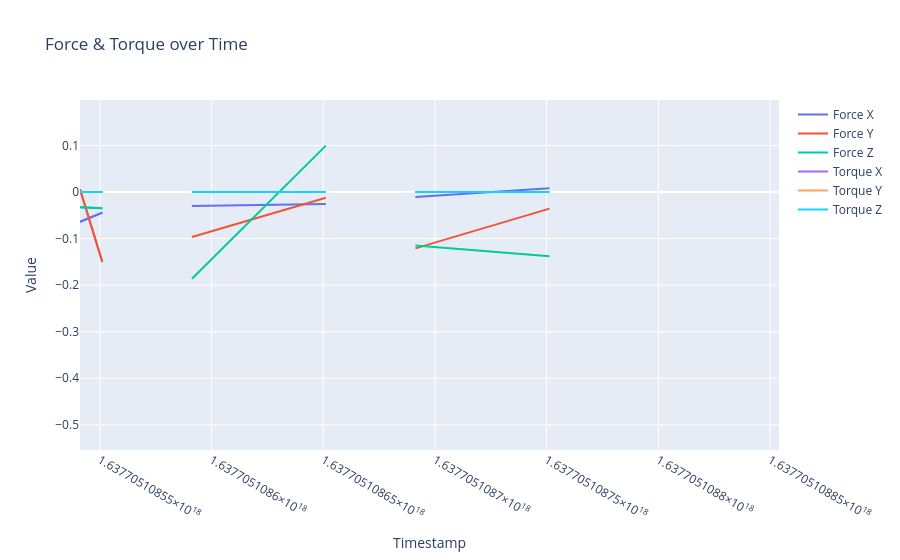

Write notebook code for a chart like this one.
### Code cell
fig = go.Figure()
for axis in ["x", "y", "z"]:
    fig.add_trace(
        go.Scatter(
            x=df_flat["timestamp_ns"], y=df_flat[f"force_{axis}"], name=f"Force {axis.upper()}"
        )
    )
for axis in ["x", "y", "z"]:
    fig.add_trace(
        go.Scatter(
            x=df_flat["timestamp_ns"], y=df_flat[f"torque_{axis}"], name=f"Torque {axis.upper()}"
        )
    )
fig.update_layout(title="Force & Torque over Time", xaxis_title="Timestamp", yaxis_title="Value")
fig.show()

### Figure 1 — Plotly figure (JSON) as saved in the notebook; plotly's stock layout.template omitted (floating-point values rounded to 4 significant figures; data arrays with more than 128 entries replaced by an {"elided": "..."} marker saying what was removed)
{"data": [{"name": "Force X", "type": "scatter", "x": {"elided": "182 int values"}, "y": {"elided": "182 float values"}}, {"name": "Force Y", "type": "scatter", "x": {"elided": "182 int values"}, "y": {"elided": "182 float values"}}, {"name": "Force Z", "type": "scatter", "x": {"elided": "182 int values"}, "y": {"elided": "182 float values"}}, {"name": "Torque X", "type": "scatter", "x": {"elided": "182 int values"}, "y": {"elided": "182 float values"}}, {"name": "Torque Y", "type": "scatter", "x": {"elided": "182 int values"}, "y": {"elided": "182 float values"}}, {"name": "Torque Z", "type": "scatter", "x": {"elided": "182 int values"}, "y": {"elided": "182 float values"}}], "layout": {"title": {"text": "Force & Torque over Time"}, "xaxis": {"title": {"text": "Timestamp"}}, "yaxis": {"title": {"text": "Value"}}}}
